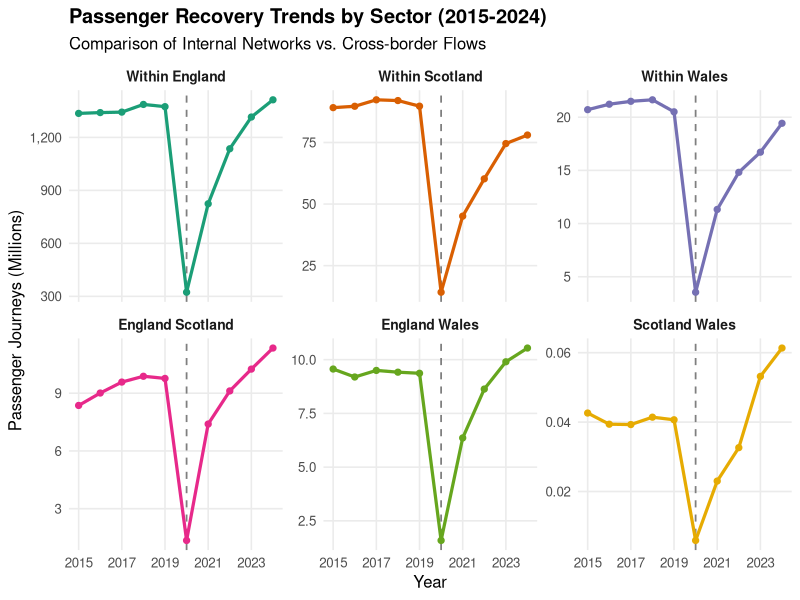

Reproduce this figure in R.
# SECTION 1: Environment Setup & Data Preparation

# Load core libraries for data manipulation and formatting
library(readxl)
library(dplyr)
library(tidyr)
library(ggplot2)
library(scales)

# Load the cleaned regional dataset
journeys_raw <- read_excel("data/clean_regional_data.xlsx", sheet ="1510_journeys_great_britain")

# Data Transformation

fig1_data <- journeys_raw %>%
# Restrict analysis to 2015-2024 to focus on pre and post COVID trends
  filter(year>=2015, year<=2024) %>%
  
# Select only specific internal and cross-border flows required for this visualisation
  select(
    year,
    within_england, within_scotland, within_wales,
    england_scotland, england_wales, scotland_wales
  ) %>%
  
  pivot_longer(
    cols = -year,
    names_to = "sector",
    values_to = "journeys"
  ) %>%
  
# Feature engineering and Cleaning
  mutate(
    journeys_m = journeys / 1000,
    sector = gsub("_"," ",sector),
    sector = tools::toTitleCase(sector)
  )

# Enforce logical ordering of sectors for faceting
fig1_data$sector <- factor(fig1_data$sector, levels = c(
  "Within England", "Within Scotland", "Within Wales",
  "England Scotland", "England Wales", "Scotland Wales"
))

# SECTION 2: Visualisation Construction

fig1 <- ggplot(fig1_data, aes(x = year, y = journeys_m, colour = sector)) +
  
# COVID-19 structural break marker
  geom_vline(xintercept = 2020,
             linetype = "dashed",
             linewidth = 0.6,
             colour = "grey50") +
  
# Trend Representation
  geom_line(linewidth = 1.1) +
  geom_point(size = 1.8) +
  
# Handling Scale Disparity
  facet_wrap(~sector, scales = "free_y", ncol = 3) +
  scale_color_brewer(palette = "Dark2") +
  
# Labels
  labs(
    title = "Passenger Recovery Trends by Sector (2015-2024)",
    subtitle = "Comparison of Internal Networks vs. Cross-border Flows",
    x = "Year",
    y = "Passenger Journeys (Millions)"
  ) +

# Thematic styling
  theme_minimal(base_size = 12) +
  theme(
    legend.position = "none",
    strip.text = element_text(face = "bold", size = 10),
    panel.grid.minor = element_blank(),
    plot.title = element_text(face = "bold")
  ) +

# Formatting
  scale_y_continuous(labels = comma) +
  scale_x_continuous(breaks =seq(2015, 2024, 2))
  
# Render plot
  fig1
  
  
  
  
  
  
  
  
  
  
  